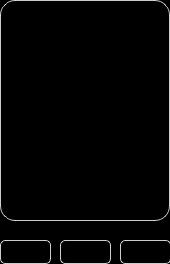
<?xml version="1.0" encoding="UTF-8"?>
<ui version="4.0">
 <class>Form</class>
 <widget class="QWidget" name="Form">
  <property name="geometry">
   <rect>
    <x>0</x>
    <y>0</y>
    <width>170</width>
    <height>264</height>
   </rect>
  </property>
  <property name="windowTitle">
   <string>Form</string>
  </property>
  <property name="styleSheet">
   <string notr="true">background-color: rgb(0, 0, 0);</string>
  </property>
  <widget class="QPushButton" name="pushButton_9">
   <property name="geometry">
    <rect>
     <x>0</x>
     <y>0</y>
     <width>170</width>
     <height>221</height>
    </rect>
   </property>
   <property name="font">
    <font>
     <family>Parkinsans Medium</family>
    </font>
   </property>
   <property name="styleSheet">
    <string notr="true">border: 1px solid rgba(255, 255, 255, 0.8);
    border-radius: 15px;
background-color: rgb(0, 0, 0);</string>
   </property>
   <property name="text">
    <string/>
   </property>
   <property name="icon">
    <iconset>
     <normaloff>../img/Screenshot 2024-12-26 202549.png</normaloff>../img/Screenshot 2024-12-26 202549.png</iconset>
   </property>
   <property name="iconSize">
    <size>
     <width>1000</width>
     <height>2000</height>
    </size>
   </property>
  </widget>
  <widget class="QPushButton" name="pushButton">
   <property name="geometry">
    <rect>
     <x>0</x>
     <y>240</y>
     <width>51</width>
     <height>24</height>
    </rect>
   </property>
   <property name="font">
    <font>
     <family>Geist</family>
     <bold>true</bold>
    </font>
   </property>
   <property name="styleSheet">
    <string notr="true">border: 1px solid rgba(255, 255, 255, 0.8);
    border-radius: 5px;
background-color: rgb(0, 0, 0);</string>
   </property>
   <property name="text">
    <string>Play</string>
   </property>
  </widget>
  <widget class="QPushButton" name="pushButton_2">
   <property name="geometry">
    <rect>
     <x>120</x>
     <y>240</y>
     <width>51</width>
     <height>24</height>
    </rect>
   </property>
   <property name="font">
    <font>
     <family>Geist</family>
     <bold>true</bold>
    </font>
   </property>
   <property name="styleSheet">
    <string notr="true">border: 1px solid rgba(255, 255, 255, 0.8);
    border-radius: 5px;
background-color: rgb(0, 0, 0);</string>
   </property>
   <property name="text">
    <string>Add</string>
   </property>
  </widget>
  <widget class="QPushButton" name="pushButton_3">
   <property name="geometry">
    <rect>
     <x>60</x>
     <y>240</y>
     <width>51</width>
     <height>24</height>
    </rect>
   </property>
   <property name="font">
    <font>
     <family>Geist</family>
     <bold>true</bold>
    </font>
   </property>
   <property name="styleSheet">
    <string notr="true">border: 1px solid rgba(255, 255, 255, 0.8);
    border-radius: 5px;
background-color: rgb(0, 0, 0);</string>
   </property>
   <property name="text">
    <string>Info</string>
   </property>
  </widget>
 </widget>
 <resources/>
 <connections/>
</ui>
